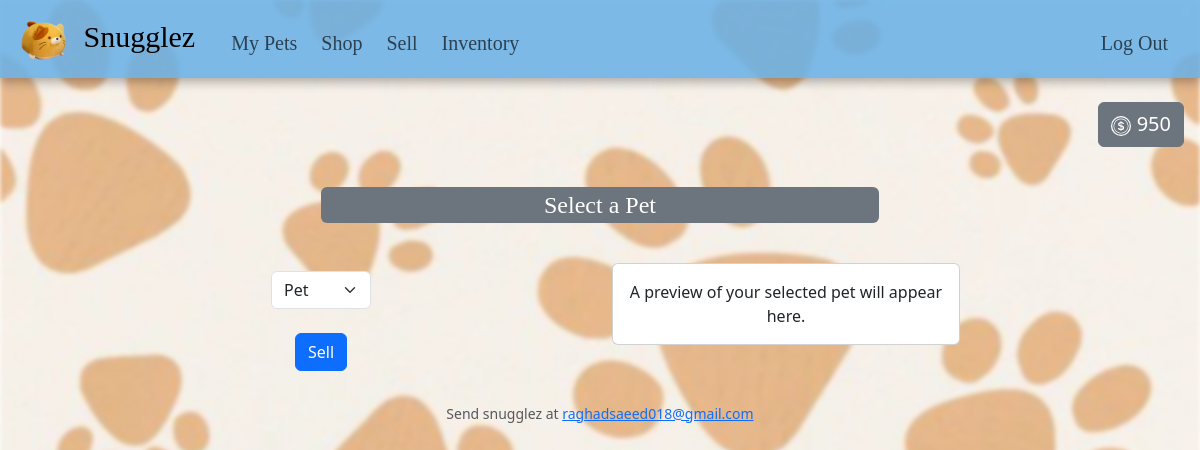
Before: /sell (signed in) with the older database file.
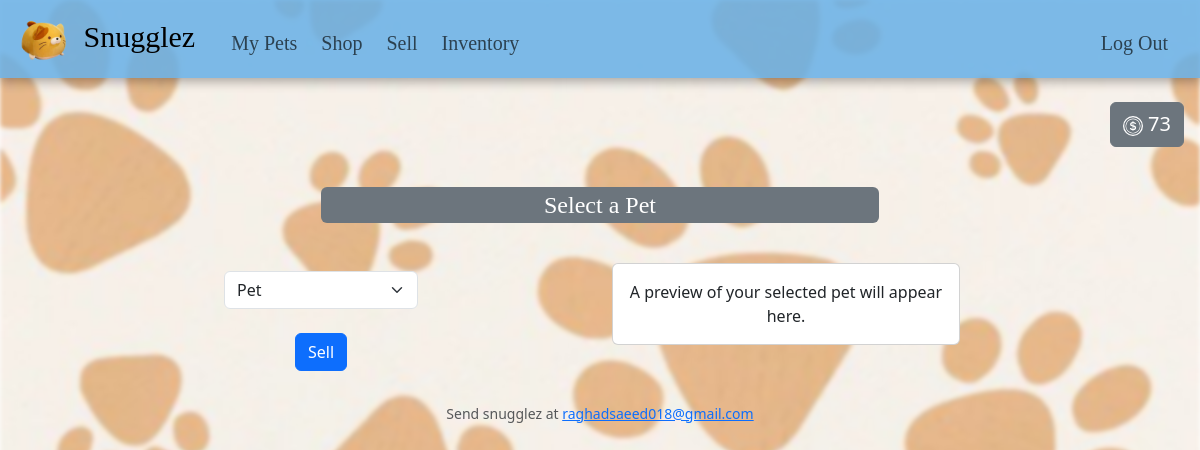
After: the same page with the newer database file.
### tables this page shows
CREATE TABLE 'users' (
id INTEGER NOT NULL,
username TEXT NOT NULL,
hash TEXT NOT NULL,
timestamp TEXT NOT NULL, 'cash'  INTEGER NOT NULL DEFAULT 100.00 ,
PRIMARY KEY(id)
);

### app.py (the view)
@app.route("/sell", methods=["GET", "POST"])
@login_required
def sell():
    if request.method == "POST":
        animal_id = request.form.get("animal_id")
        result = db.execute("SELECT animal_id FROM purchases WHERE user_id = ? AND animal_id = ?", session["user_id"], animal_id)
        if result:
            result = result[0]
            animal_price = db.execute("SELECT price FROM purchases WHERE user_id = ? AND animal_id = ?", session["user_id"], animal_id)[0]
            if animal_price:
                cash = db.execute("SELECT cash FROM users WHERE id = ?", session["user_id"])[0]
                if cash:
                    db.execute("UPDATE users SET cash = ? WHERE id = ?", cash["cash"] + animal_price["price"], session["user_id"])
                    db.execute("DELETE FROM purchases WHERE user_id = ? AND animal_id = ?", session["user_id"], animal_id)
                    return redirect("/")
                else:
                    flash("Error fetching user's cash")
                    return redirect("/sell")
            else:
                flash("Error fetching pet's price")
                return redirect("/sell")
        else:
            flash("Invalid pet")
            return redirect("/sell")
    else:
        cash = db.execute("SELECT cash FROM users WHERE id = ?", session["user_id"])[0]["cash"]
        pets = db.execute("""
            SELECT animals.*
            FROM purchases
            JOIN animals ON purchases.animal_id = animals.id
            WHERE purchases.user_id = ? AND animals.category NOT IN (
                SELECT category FROM animals WHERE category IN ('food', 'accessory')
            )
        """, session["user_id"])
        return render_template("sell.html", pets=pets, cash=cash)

### app.py (called while the page is built)
@app.after_request
def after_request(response):
    response.headers["Cache-Control"] = "no-cache, no-store, must-revalidate"
    response.headers["Expires"] = 0
    response.headers["Pragma"] = "no-cache"
    return response

### helpers.py (called while the page is built)
def login_required(f):
    @wraps(f)
    def decorated_function(*args, **kwargs):
        if session.get("user_id") is None:
            return redirect("/login")
        return f(*args, **kwargs)
    return decorated_function

### templates/sell.html (shortened to what this page needs)
{% extends "layout.html" %}
{% block main %}
    <div class="py-4 d-flex">
        <button class="btn btn-secondary fs-5 ms-auto me-3">
            {{ cash }}
        </button>
    </div>
    <div class="container container-fluid py-3">
        <div class="mx-auto text-center mb-3">
            <label for="petSelect" class="form-label text-bg-secondary fs-4 snugglez rounded w-50">Select a Pet</label>
        </div>
        <div class="row mx-auto text-center">
            <div class="col-lg-6 col-md-8 col-sm-10 col-xs-12">
                <form action="/sell" method="post">
                    <div class="m-4">
                        <select class="form-select mx-auto w-auto" name="pet" id="petSelect">
                            <option disabled selected>Pet</option>
                        </select>
                    </div>
                    <div class="text-center mb-3">
                        <button class="btn btn-primary" type="submit">Sell</button>
                    </div>
                </form>
            </div>
            <div class="col-lg-4 col-md-3 col-sm-2 col-xs-12">
                <div id="emptyCard" class="card mb-3 mt-3 text-center">
                    <div class="card-body">
                        <p class="card-text">A preview of your selected pet will appear here.</p>
                    </div>
                </div>
            </div>
        </div>
    </div>
{% endblock %}

Changed rows visible on the page:
no longer on this page (row edited): users: cash "950"
Other visible differences:
{{ cash }}: (not shown) → "73"
